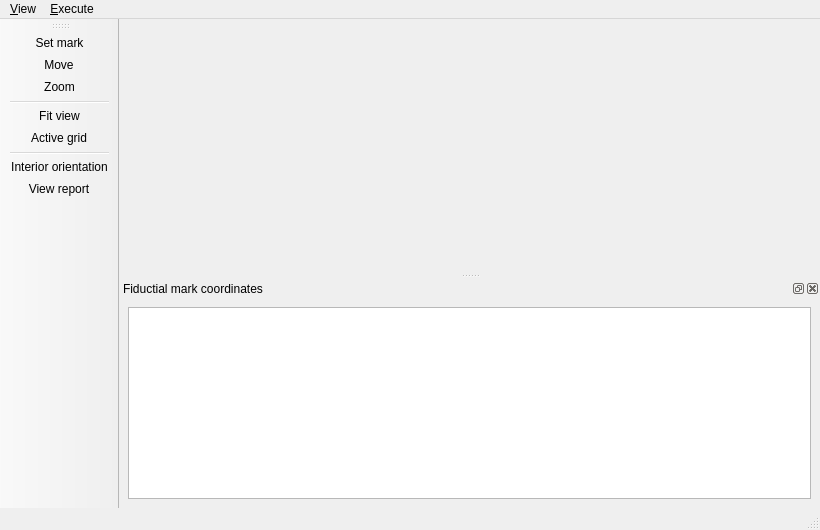
<?xml version="1.0" encoding="UTF-8"?>
<ui version="4.0">
 <class>IOMainWindow</class>
 <widget class="QMainWindow" name="IOMainWindow">
  <property name="geometry">
   <rect>
    <x>0</x>
    <y>0</y>
    <width>820</width>
    <height>530</height>
   </rect>
  </property>
  <property name="windowTitle">
   <string>Interior Orientation</string>
  </property>
  <property name="windowIcon">
   <iconset resource="../resource/resource.qrc">
    <normaloff>:/icon/WindowIcon.png</normaloff>:/icon/WindowIcon.png</iconset>
  </property>
  <widget class="QWidget" name="centralwidget">
   <layout class="QGridLayout"/>
  </widget>
  <widget class="QStatusBar" name="statusbar"/>
  <widget class="QMenuBar" name="menuBar">
   <property name="geometry">
    <rect>
     <x>0</x>
     <y>0</y>
     <width>820</width>
     <height>23</height>
    </rect>
   </property>
   <widget class="QMenu" name="menuView">
    <property name="title">
     <string>&amp;View</string>
    </property>
    <addaction name="actionSet_mark"/>
    <addaction name="actionMove"/>
    <addaction name="actionZoom"/>
    <addaction name="separator"/>
    <addaction name="actionFit_view"/>
    <addaction name="actionActive_grid"/>
   </widget>
   <widget class="QMenu" name="menuExecute">
    <property name="title">
     <string>&amp;Execute</string>
    </property>
    <addaction name="actionInterior_orientation"/>
    <addaction name="actionView_report"/>
   </widget>
   <addaction name="menuView"/>
   <addaction name="menuExecute"/>
  </widget>
  <widget class="QToolBar" name="toolBar">
   <property name="mouseTracking">
    <bool>false</bool>
   </property>
   <property name="windowTitle">
    <string>toolBar</string>
   </property>
   <property name="layoutDirection">
    <enum>Qt::LeftToRight</enum>
   </property>
   <property name="autoFillBackground">
    <bool>false</bool>
   </property>
   <property name="toolButtonStyle">
    <enum>Qt::ToolButtonIconOnly</enum>
   </property>
   <attribute name="toolBarArea">
    <enum>LeftToolBarArea</enum>
   </attribute>
   <attribute name="toolBarBreak">
    <bool>false</bool>
   </attribute>
   <addaction name="actionSet_mark"/>
   <addaction name="actionMove"/>
   <addaction name="actionZoom"/>
   <addaction name="separator"/>
   <addaction name="actionFit_view"/>
   <addaction name="actionActive_grid"/>
   <addaction name="separator"/>
   <addaction name="actionInterior_orientation"/>
   <addaction name="actionView_report"/>
  </widget>
  <widget class="QDockWidget" name="dockWidget">
   <property name="contextMenuPolicy">
    <enum>Qt::NoContextMenu</enum>
   </property>
   <property name="windowIcon">
    <iconset>
     <normaloff/>
    </iconset>
   </property>
   <property name="floating">
    <bool>false</bool>
   </property>
   <property name="features">
    <set>QDockWidget::AllDockWidgetFeatures</set>
   </property>
   <property name="windowTitle">
    <string>Fiductial mark coordinates</string>
   </property>
   <attribute name="dockWidgetArea">
    <number>8</number>
   </attribute>
   <widget class="QWidget" name="dockWidgetContents">
    <layout class="QGridLayout">
     <item row="0" column="0">
      <widget class="QTableView" name="table1"/>
     </item>
    </layout>
   </widget>
  </widget>
  <action name="actionZoom">
   <property name="checkable">
    <bool>true</bool>
   </property>
   <property name="icon">
    <iconset resource="../resource/resource.qrc">
     <normaloff>:/icon/find.png</normaloff>:/icon/find.png</iconset>
   </property>
   <property name="text">
    <string>&amp;Zoom</string>
   </property>
   <property name="shortcut">
    <string>Ctrl+Z</string>
   </property>
  </action>
  <action name="actionExit">
   <property name="icon">
    <iconset resource="../resource/resource.qrc">
     <normaloff>:/icon/exit2.png</normaloff>:/icon/exit2.png</iconset>
   </property>
   <property name="text">
    <string>&amp;Exit</string>
   </property>
   <property name="shortcut">
    <string>Ctrl+E</string>
   </property>
  </action>
  <action name="actionView_report">
   <property name="icon">
    <iconset resource="../resource/resource.qrc">
     <normaloff>:/icon/table.png</normaloff>:/icon/table.png</iconset>
   </property>
   <property name="text">
    <string>View &amp;report</string>
   </property>
   <property name="shortcut">
    <string>Ctrl+R</string>
   </property>
  </action>
  <action name="actionFit_view">
   <property name="icon">
    <iconset resource="../resource/resource.qrc">
     <normaloff>:/icon/fit.png</normaloff>:/icon/fit.png</iconset>
   </property>
   <property name="text">
    <string>Fit &amp;view</string>
   </property>
   <property name="shortcut">
    <string>Ctrl+V</string>
   </property>
  </action>
  <action name="actionSet_mark">
   <property name="checkable">
    <bool>true</bool>
   </property>
   <property name="icon">
    <iconset resource="../resource/resource.qrc">
     <normaloff>:/icon/mark.png</normaloff>:/icon/mark.png</iconset>
   </property>
   <property name="text">
    <string>&amp;Set mark</string>
   </property>
   <property name="iconText">
    <string>Set mark</string>
   </property>
   <property name="shortcut">
    <string>Ctrl+S</string>
   </property>
  </action>
  <action name="actionInterior_orientation">
   <property name="icon">
    <iconset resource="../resource/resource.qrc">
     <normaloff>:/icon/interior.ico</normaloff>:/icon/interior.ico</iconset>
   </property>
   <property name="text">
    <string>Interior &amp;orientation</string>
   </property>
   <property name="shortcut">
    <string>Ctrl+O</string>
   </property>
  </action>
  <action name="actionMove">
   <property name="checkable">
    <bool>true</bool>
   </property>
   <property name="icon">
    <iconset resource="../resource/resource.qrc">
     <normaloff>:/icon/move.png</normaloff>:/icon/move.png</iconset>
   </property>
   <property name="text">
    <string>&amp;Move</string>
   </property>
   <property name="shortcut">
    <string>Ctrl+M</string>
   </property>
  </action>
  <action name="actionActive_grid">
   <property name="icon">
    <iconset resource="../resource/resource.qrc">
     <normaloff>:/icon/grid.png</normaloff>:/icon/grid.png</iconset>
   </property>
   <property name="text">
    <string>&amp;Active grid</string>
   </property>
   <property name="iconText">
    <string>Active grid</string>
   </property>
   <property name="shortcut">
    <string>Ctrl+A</string>
   </property>
   <property name="visible">
    <bool>false</bool>
   </property>
  </action>
 </widget>
 <resources>
  <include location="../resource/resource.qrc"/>
 </resources>
 <connections/>
</ui>
